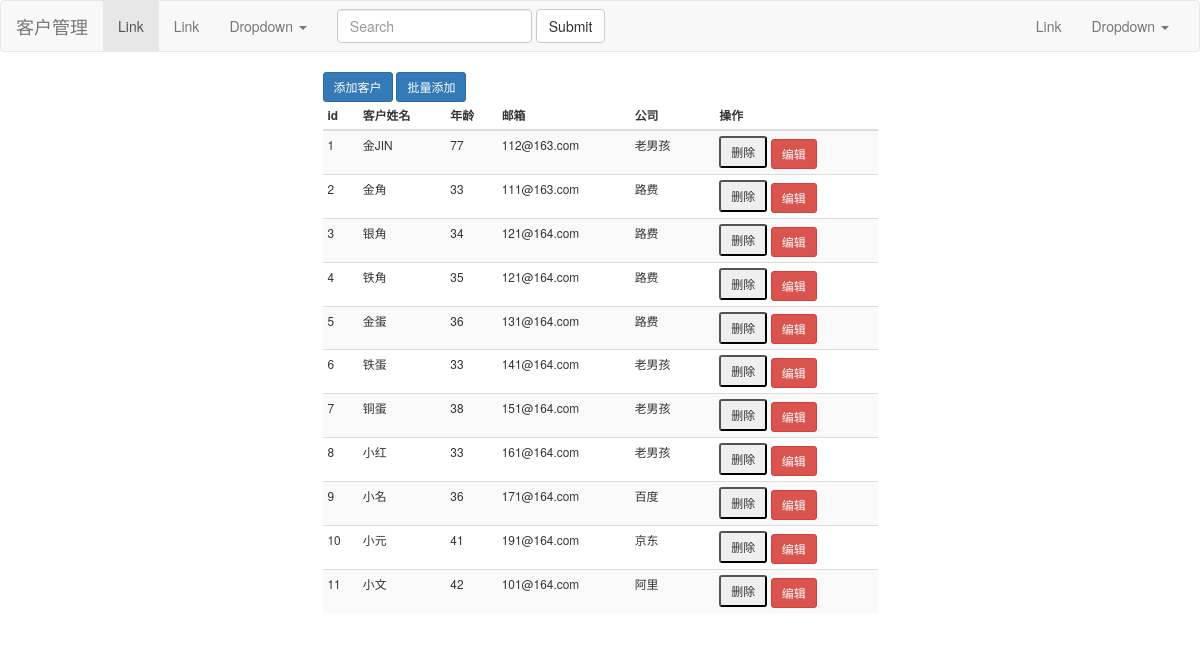
Screenshot of /customer/ with the database file from the repository.
### app01/models.py (models this page shows)
class Customer(models.Model):
    name=models.CharField(max_length=32)
    age=models.IntegerField()
    email = models.CharField(max_length=32)
    company=models.CharField(max_length=32)

### app01/views.py (the view)
# urls.py: path('customer/', views.customer,name='index'),
def customer(request):
    customer_list = Customer.objects.all()  # queryset [obj,....]
    return render(request, "customer.html", {"customer_list": customer_list})

### templates/customer.html (shortened to what this page needs)
<!DOCTYPE html>
<html lang="en">
<head>
    <link rel="stylesheet" href="/static/css/boot_strap.css">
</head>
<body>
<nav class="navbar navbar-default">
  <div class="container-fluid">
    <div class="navbar-header">
      <a class="navbar-brand" href="#">客户管理</a>
    </div>
    <div class="collapse navbar-collapse" id="bs-example-navbar-collapse-1">
      <ul class="nav navbar-nav">
        <li class="active"><a href="#">Link <span class="sr-only">(current)</span></a></li>
        <li><a href="#">Link</a></li>
        <li class="dropdown">
          <a href="#" class="dropdown-toggle" data-toggle="dropdown" role="button" aria-haspopup="true" aria-expanded="false">Dropdown <span class="caret"></span></a>
        </li>
      </ul>
      <form class="navbar-form navbar-left">
        <div class="form-group">
          <input type="text" class="form-control" placeholder="Search">
        </div>
        <button type="submit" class="btn btn-default">Submit</button>
      </form>
      <ul class="nav navbar-nav navbar-right">
        <li><a href="#">Link</a></li>
        <li class="dropdown">
          <a href="#" class="dropdown-toggle" data-toggle="dropdown" role="button" aria-haspopup="true" aria-expanded="false">Dropdown <span class="caret"></span></a>
        </li>
      </ul>
    </div>
  </div>
</nav>
<div class="container-fluid container" >
    <div class="row">
        <div class="col-md-6 col-md-offset-3">
            <a href="#" class="btn btn-primary btn-sm">添加客户</a>
            <a href="/customer/add/" class="btn btn-primary btn-sm">批量添加</a>
            <table class="table table-hover table-condensed table-striped small">
                <thead>
                    <tr>
                        <th>id</th>
                        <th>客户姓名</th>
                        <th>年龄</th>
                        <th>邮箱</th>
                        <th>公司</th>
                        <th></th>
                        <th>操作</th>
                    </tr>
                </thead>
                <tbody>
                    {% for cus in customer_list %}
                        <tr>
                            <td scope="row">{{ forloop.counter }}</td>
                            <td>{{ cus.name }}</td>
                            <td>{{ cus.age }}</td>
                            <td>{{ cus.email }}</td>
                            <td>{{ cus.company }}</td>
                            <td>
                            </td>
                            <td>
                                <button class="del btn-sm ">删除</button>
                                <a href="#" class="btn btn-sm btn-danger">编辑</a>
                            </td>
                        </tr>
                    {% endfor %}
                </tbody>
            </table>
        </div>
    </div>
</div>
</body>
</html>

### rows the page displays
Customer: name "金JIN", age "77", email "112@163.com", company "老男孩"
Customer: name "金角", age "33", email "111@163.com", company "路费"
Customer: name "银角", age "34", email "121@164.com", company "路费"
Customer: name "铁角", age "35", email "121@164.com", company "路费"
Customer: name "金蛋", age "36", email "131@164.com", company "路费"
Customer: name "铁蛋", age "33", email "141@164.com", company "老男孩"
Customer: name "铜蛋", age "38", email "151@164.com", company "老男孩"
Customer: name "小红", age "33", email "161@164.com", company "老男孩"
Customer: name "小名", age "36", email "171@164.com", company "百度"
Customer: name "小元", age "41", email "191@164.com", company "京东"
Customer: name "小文", age "42", email "101@164.com", company "阿里"
